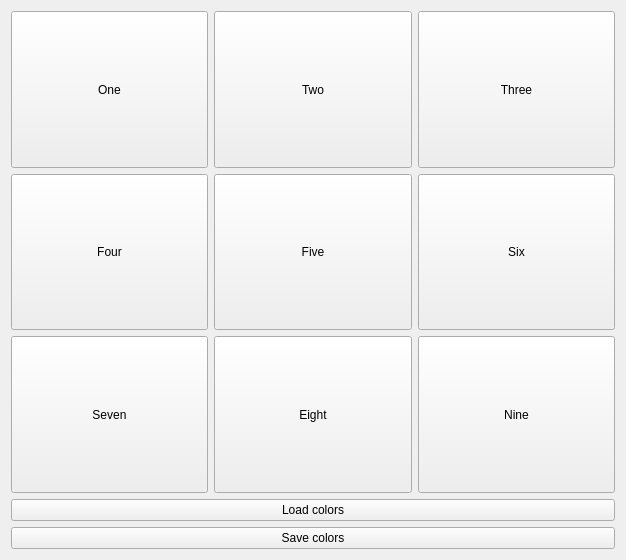
<?xml version="1.0" encoding="UTF-8"?>
<ui version="4.0">
 <class>Form</class>
 <widget class="QWidget" name="Form">
  <property name="geometry">
   <rect>
    <x>0</x>
    <y>0</y>
    <width>626</width>
    <height>560</height>
   </rect>
  </property>
  <property name="windowTitle">
   <string>Settings</string>
  </property>
  <layout class="QVBoxLayout" name="verticalLayout">
   <item>
    <layout class="QGridLayout" name="gridLayout">
     <item row="0" column="0">
      <widget class="QPushButton" name="pushButton">
       <property name="sizePolicy">
        <sizepolicy hsizetype="Minimum" vsizetype="Expanding">
         <horstretch>0</horstretch>
         <verstretch>0</verstretch>
        </sizepolicy>
       </property>
       <property name="text">
        <string>One</string>
       </property>
      </widget>
     </item>
     <item row="0" column="1">
      <widget class="QPushButton" name="pushButton_2">
       <property name="sizePolicy">
        <sizepolicy hsizetype="Minimum" vsizetype="Expanding">
         <horstretch>0</horstretch>
         <verstretch>0</verstretch>
        </sizepolicy>
       </property>
       <property name="text">
        <string>Two</string>
       </property>
      </widget>
     </item>
     <item row="0" column="2">
      <widget class="QPushButton" name="pushButton_3">
       <property name="sizePolicy">
        <sizepolicy hsizetype="Minimum" vsizetype="Expanding">
         <horstretch>0</horstretch>
         <verstretch>0</verstretch>
        </sizepolicy>
       </property>
       <property name="text">
        <string>Three</string>
       </property>
      </widget>
     </item>
     <item row="1" column="0">
      <widget class="QPushButton" name="pushButton_4">
       <property name="sizePolicy">
        <sizepolicy hsizetype="Minimum" vsizetype="Expanding">
         <horstretch>0</horstretch>
         <verstretch>0</verstretch>
        </sizepolicy>
       </property>
       <property name="text">
        <string>Four</string>
       </property>
      </widget>
     </item>
     <item row="1" column="1">
      <widget class="QPushButton" name="pushButton_5">
       <property name="sizePolicy">
        <sizepolicy hsizetype="Minimum" vsizetype="Expanding">
         <horstretch>0</horstretch>
         <verstretch>0</verstretch>
        </sizepolicy>
       </property>
       <property name="text">
        <string>Five</string>
       </property>
      </widget>
     </item>
     <item row="1" column="2">
      <widget class="QPushButton" name="pushButton_6">
       <property name="sizePolicy">
        <sizepolicy hsizetype="Minimum" vsizetype="Expanding">
         <horstretch>0</horstretch>
         <verstretch>0</verstretch>
        </sizepolicy>
       </property>
       <property name="text">
        <string>Six</string>
       </property>
      </widget>
     </item>
     <item row="2" column="0">
      <widget class="QPushButton" name="pushButton_7">
       <property name="sizePolicy">
        <sizepolicy hsizetype="Minimum" vsizetype="Expanding">
         <horstretch>0</horstretch>
         <verstretch>0</verstretch>
        </sizepolicy>
       </property>
       <property name="text">
        <string>Seven</string>
       </property>
      </widget>
     </item>
     <item row="2" column="1">
      <widget class="QPushButton" name="pushButton_8">
       <property name="sizePolicy">
        <sizepolicy hsizetype="Minimum" vsizetype="Expanding">
         <horstretch>0</horstretch>
         <verstretch>0</verstretch>
        </sizepolicy>
       </property>
       <property name="text">
        <string>Eight</string>
       </property>
      </widget>
     </item>
     <item row="2" column="2">
      <widget class="QPushButton" name="pushButton_9">
       <property name="sizePolicy">
        <sizepolicy hsizetype="Minimum" vsizetype="Expanding">
         <horstretch>0</horstretch>
         <verstretch>0</verstretch>
        </sizepolicy>
       </property>
       <property name="text">
        <string>Nine</string>
       </property>
      </widget>
     </item>
    </layout>
   </item>
   <item>
    <widget class="QPushButton" name="pushButton_10">
     <property name="text">
      <string>Load colors</string>
     </property>
    </widget>
   </item>
   <item>
    <widget class="QPushButton" name="pushButton_11">
     <property name="text">
      <string>Save colors</string>
     </property>
    </widget>
   </item>
  </layout>
 </widget>
 <resources/>
 <connections/>
</ui>
